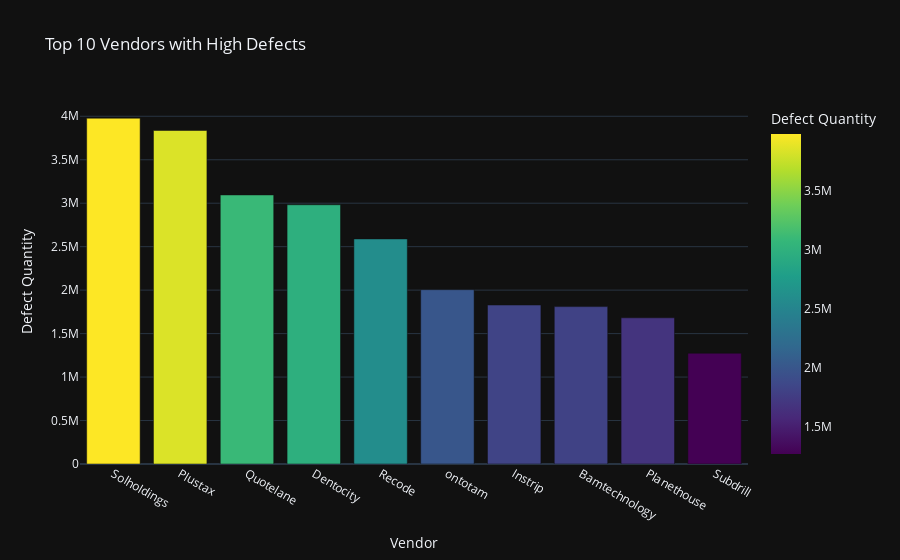

The notebook cell saved with this chart:
### Code cell
# Create a bar chart for top 10 vendors with high defect quantities using plotly
fig = px.bar(vendor_analysis_sorted.head(10), 
             x='Vendor', 
             y='Defect Qty',
             title='Top 10 Vendors with High Defects',
             labels={'Defect Qty': 'Defect Quantity'},
             template='plotly_dark',
             color='Defect Qty',
             color_continuous_scale='Viridis')  

# Display the plot
fig.show()

### Figure 1 — Plotly figure (JSON) as saved in the notebook; plotly's stock layout.template omitted (floating-point values rounded to 4 significant figures)
{"data": [{"alignmentgroup": "True", "hovertemplate": "Vendor=%{x}<br>Defect Quantity=%{marker.color}<extra></extra>", "legendgroup": "", "marker": {"color": [3977962, 3836303, 3095198, 2982348, 2589319, 2005374, 1828614, 1810404, 1681683, 1273832], "coloraxis": "coloraxis", "pattern": {"shape": ""}}, "name": "", "offsetgroup": "", "orientation": "v", "showlegend": false, "textposition": "auto", "type": "bar", "x": ["Solholdings", "Plustax", "Quotelane", "Dentocity", "Recode", "ontotam", "Instrip", "Bamtechnology", "Planethouse", "Subdrill"], "xaxis": "x", "y": [3977962, 3836303, 3095198, 2982348, 2589319, 2005374, 1828614, 1810404, 1681683, 1273832], "yaxis": "y"}], "layout": {"autosize": true, "barmode": "relative", "coloraxis": {"colorbar": {"title": {"text": "Defect Quantity"}}, "colorscale": [[0, "#440154"], [0.1111, "#482878"], [0.2222, "#3e4989"], [0.3333, "#31688e"], [0.4444, "#26828e"], [0.5556, "#1f9e89"], [0.6667, "#35b779"], [0.7778, "#6ece58"], [0.8889, "#b5de2b"], [1, "#fde725"]]}, "legend": {"tracegroupgap": 0}, "title": {"text": "Top 10 Vendors with High Defects"}, "xaxis": {"anchor": "y", "autorange": true, "domain": [0, 1], "range": [-0.5, 9.5], "title": {"text": "Vendor"}, "type": "category"}, "yaxis": {"anchor": "x", "autorange": true, "domain": [0, 1], "range": [0, 4187000.0], "title": {"text": "Defect Quantity"}, "type": "linear"}}}
